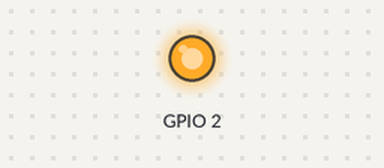
A program run on a simulated ESP32. Parts: output pins drawn as LEDs (lit = HIGH). WiFi joins after 1.5 s; servers stay silent unless stated; what the program prints to the serial monitor is not drawn.

Above: at 0.6 s.
At 1.9 s:
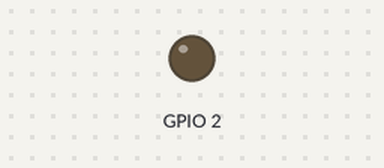
Timing chart, 0 to 3.4 s (numbered marks = the images above):
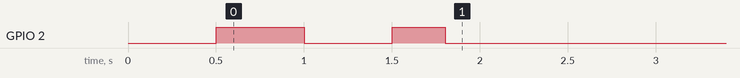

Measured:
- by itself, GPIO 2: HIGH → LOW at 1.0 s, → HIGH 0.50 s later, → LOW 0.30 s later

The program:

main.cpp
```cpp
#include <Arduino.h>
#include <WiFi.h>
#include <HardwareSerial.h>
#include <WiFiClientSecure.h>
#include <UniversalTelegramBot.h>

// Налаштування Wi-Fi
#define WIFI_SSID     "Firelink Shrine"
#define WIFI_PASSWORD "over the moon"

// Налаштування Telegram
#define BOT_TOKEN "7066871593:AAGYf9bp5VPSSoE2D8FbzlQB6N98-mkusxc"
#define CHAT_ID "-4146045456"

const unsigned long BOT_MTBS = 1000; // mean time between scan messages

WiFiClientSecure secured_client;
UniversalTelegramBot bot(BOT_TOKEN, secured_client);
unsigned long bot_lasttime; // last time messages' scan has been done

void setup()
{
  pinMode(2, OUTPUT);
  Serial.begin(9600);
  Serial.println();

  // attempt to connect to Wifi network:
  Serial.print("Connecting to Wifi SSID ");
  Serial.print(WIFI_SSID);
  WiFi.begin(WIFI_SSID, WIFI_PASSWORD);
  secured_client.setCACert(TELEGRAM_CERTIFICATE_ROOT); // Add root certificate for api.telegram.org
  while (WiFi.status() != WL_CONNECTED)
  {
    Serial.print(".");
    delay(500);
    digitalWrite(2, !digitalRead(2));
  }
  Serial.print("\nWiFi connected. IP address: ");
  Serial.println(WiFi.localIP());
  bot.sendMessage(CHAT_ID, "0 online", "");
}

void loop()
{
  // Читання даних з Serial
  if (Serial.available() > 0) {
    digitalWrite(2, 1);
    String message = Serial.readStringUntil('\n'); // читання рядка з Serial до символу нового рядка
    // Відправка отриманого повідомлення у Telegram
    bot.sendMessage(CHAT_ID, message, "");
  }
  digitalWrite(2, 0);
}
// void handleNewMessages(int numNewMessages)
// {
//   for (int i = 0; i < numNewMessages; i++)
//   {
//     bot.sendMessage(bot.messages[i].chat_id, bot.messages[i].text, "");
//   }
// }
// void echoLoop(){
//   if (millis() - bot_lasttime > BOT_MTBS)
//   {
//     int numNewMessages = bot.getUpdates(bot.last_message_received + 1);

//     while (numNewMessages)
//     {
//       Serial.println("got response");
//       handleNewMessages(numNewMessages);
//       numNewMessages = bot.getUpdates(bot.last_message_received + 1);
//     }

//     bot_lasttime = millis();
//   }
// }
```
